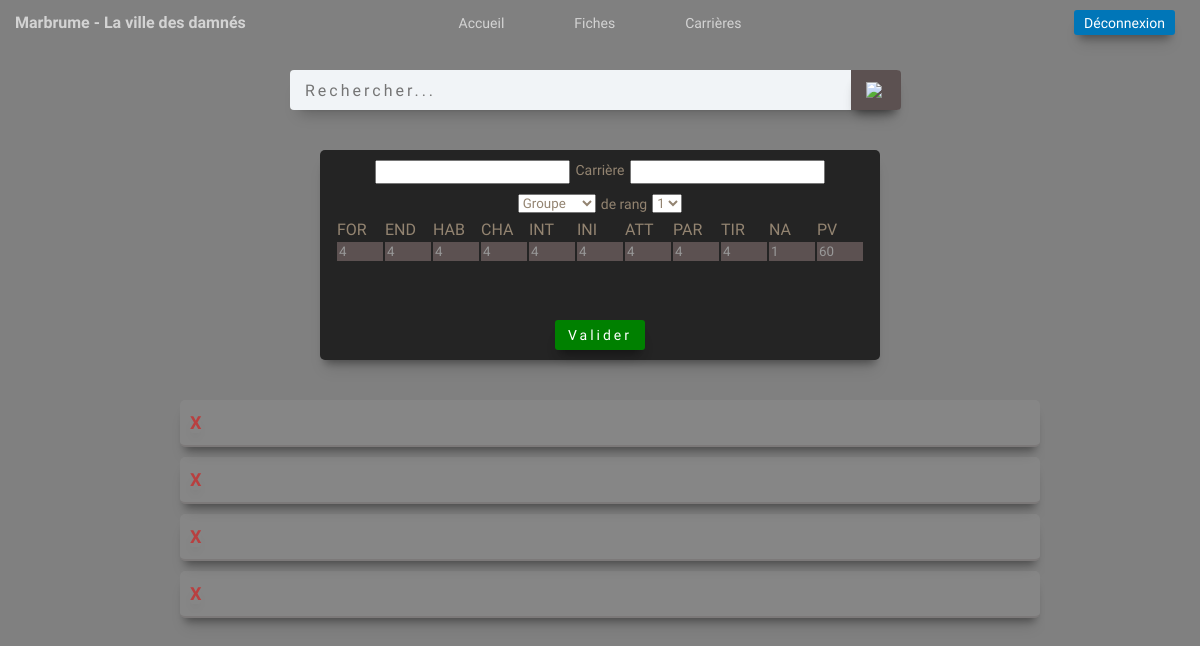
The page /?page=2 (signed in) on the database as committed earlier.
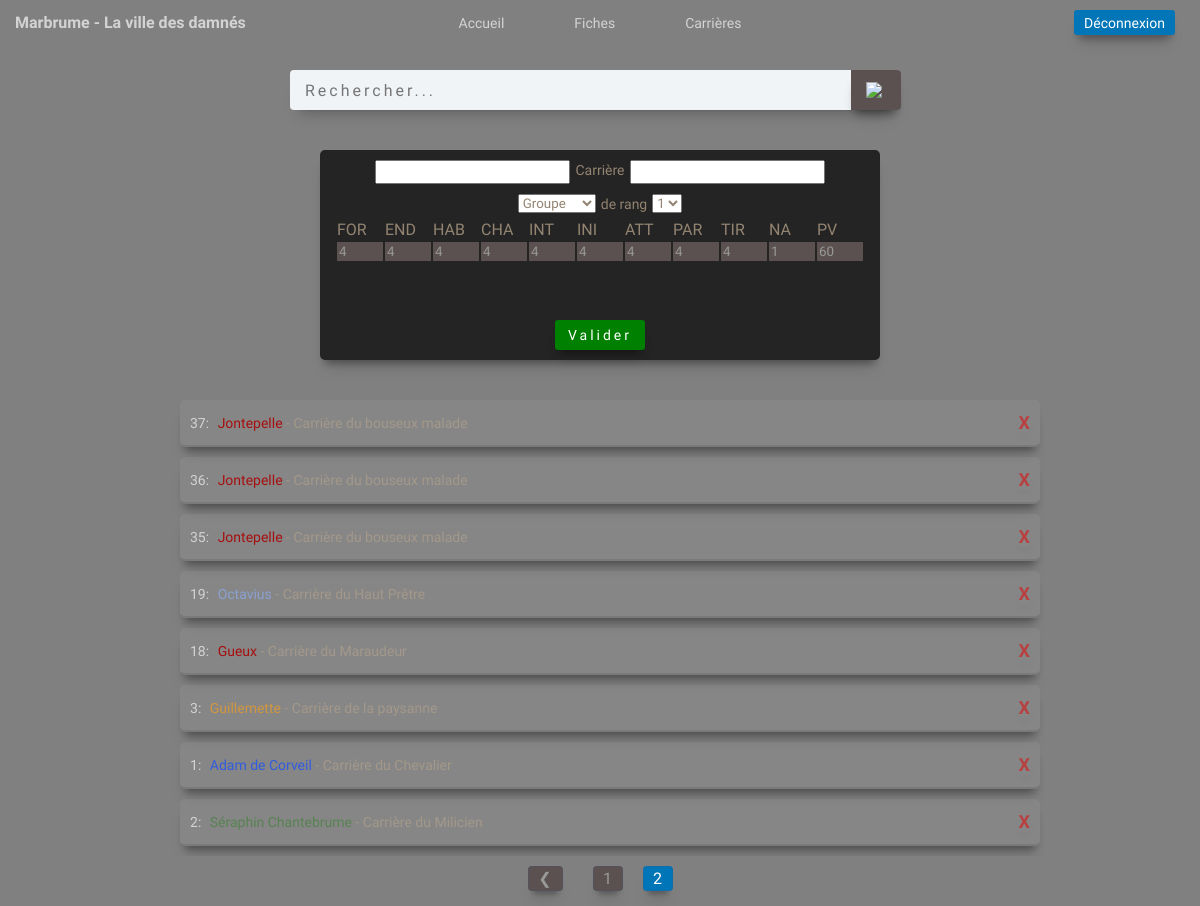
The same page on the database as committed later.
### fiches/models.py (models this page shows, shortened)
class CharacterSheet(models.Model):
    name = models.CharField(max_length=50, blank=True, null=True)
    group = models.CharField(
        max_length=50, choices=CHOICES, default='Groupe', blank=False, null=True)
    rank = models.IntegerField(blank=True, null=True)
    path = models.CharField(max_length=50, blank=True, null=True)
    For = models.IntegerField(blank=True, null=True, default=8)
    End = models.IntegerField(blank=True, null=True, default=8)
    Hab = models.IntegerField(blank=True, null=True, default=8)
    Char = models.IntegerField(blank=True, null=True, default=8)
    Int = models.IntegerField(blank=True, null=True, default=8)
    Ini = models.IntegerField(blank=True, null=True, default=8)
    Att = models.IntegerField(blank=True, null=True, default=8)
    Par = models.IntegerField(blank=True, null=True, default=8)
    Tir = models.IntegerField(blank=True, null=True, default=8)
    Na = models.IntegerField(blank=True, null=True, default=1)
    Pv = models.IntegerField(blank=True, null=True, default=60)
    created = models.TimeField(auto_now_add=True, null=True)
    class Meta:
        ordering = ['-created']

### fiches/views.py (the view)
# urls.py: path('', include('fiches.urls')),
@login_required(login_url='login')
def fiches(request):
    page_title = "Carrières Marbrume"
    form = CharacterSheetForm()
    fiches, search_query = searchFiche(request)
    custom_range, fiches = paginateFiche(request, fiches, 12)
    context = {'page_title': page_title, 'fiches': fiches,
               'form': form, 'search_query': search_query, 'custom_range': custom_range, 'url': URL}
    return render(request, 'fiches/list.html', context)

### fiches/forms.py
class CharacterSheetForm(ModelForm):
    class Meta:
        model = CharacterSheet
        fields = '__all__'

### fiches/utils.py (called while the page is built)
def searchFiche(request):
    search_query = ""
    if request.GET.get('search_query'):
        search_query = request.GET.get('search_query')
    fiches = CharacterSheet.objects.distinct().filter(
        Q(name__icontains=search_query) |
        Q(path__icontains=search_query) |
        Q(group__icontains=search_query) |
        Q(rank__icontains=search_query)
        )
    return fiches, search_query

def paginateFiche(request, fiches, results):
    page = request.GET.get('page')
    paginator = Paginator(fiches, results)
    try:
        fiches = paginator.page(page)
    except PageNotAnInteger:
        page = 1
        fiches = paginator.page(page)
    except EmptyPage:
        page = paginator.num_pages
        fiches = paginator.page(page)
    leftIndex = (int(page) - 2)
    if leftIndex < 1:
        leftIndex = 1
    rightIndex = (int(page) + 3)
    if rightIndex >  paginator.num_pages:
        rightIndex = paginator.num_pages + 1
    custom_range = range(leftIndex, rightIndex)
    return custom_range, fiches

### fiches/templates/fiches/list.html (shortened to what this page needs)
{% extends "fiches/index.html" %}
{% load static %}
{% block content %}
<div class="container">
    <div class="sheet-container">
        <form action="{% url 'add_fiche' %}" method="POST" name="sheet-form">
        <table class="sheet-table">
            <div class="sheet-table-header">
                <input type="text" name="name">
                <p> Carrière </p>
                <input type="text" name="path" name="path">
            </div>
            <div class="sheet-table-header sub">
                {{form.group}} <p>de rang</p>
                <select name="rank">
                    <option value="1">1</option>
                    </select>
            </div>
            <tr>
                <td style="border-bottom: none;">FOR</td>
                <td style="border-bottom: none;">END</td>
                <td style="border-bottom: none;">HAB</td>
                <td style="border-bottom: none;">CHA</td>
                <td style="border-bottom: none;">INT</td>
                <td style="border-bottom: none;">INI</td>
                <td style="border-bottom: none;">ATT</td>
                <td style="border-bottom: none;">PAR</td>
                <td style="border-bottom: none;">TIR</td>
                <td style="border-bottom: none;">NA</td>
                <td style="border-bottom: none;">PV</td>
            </tr>
            <tr>
                <td><input type="number" name="For" min="4" max="16" value="4"></td>
                <td><input type="number" name="End" min="4" max="16" value="4"></td>
                <td><input type="number" name="Hab" min="4" max="16" value="4"></td>
                <td><input type="number" name="Char" min="4" max="16" value="4"></td>
                <td><input type="number" name="Int" min="4" max="16" value="4"></td>
                <td><input type="number" name="Ini" min="4" max="16" value="4"></td>
                <td><input type="number" name="Att" min="4" max="16" value="4"></td>
                <td><input type="number" name="Par" min="4" max="16" value="4"></td>
                <td><input type="number" name="Tir" min="4" max="16" value="4"></td>
                <td><input type="number" name="Na" min="1" max="16" value="1"></td>
                <td><input type="number" name="Pv" min="60" max="120" value="60"></td>
            </tr>
            <div class="sheet-table-btns-grp">
            <button type="submit" class="sheet-table-btn">Valider</button>
            </div>
        </table>
    </form>
    </div>
    <div id="list-container">
        {% for fiche in fiches %}
            <div class="sheet-list-item">
                {% if fiche.group == "Habitant(e)" %}
                <a href="{% url 'charsheet' fiche.id %}"><span class="sheet-list-item-id">{{fiche.id}}:</span> <span class="peuple_c">{{fiche.name}}</span> - Carrière {{fiche.path}}</a>
                {% elif fiche.group == "Noble" %}
                <a href="{% url 'charsheet' fiche.id %}"><span class="sheet-list-item-id">{{fiche.id}}:</span> <span class="noble_c">{{fiche.name}}</span> - Carrière {{fiche.path}}</a>
                {% elif fiche.group == "Prêtre(sse)" %}
                <a href="{% url 'charsheet' fiche.id %}"><span class="sheet-list-item-id">{{fiche.id}}:</span> <span class="clerge_c">{{fiche.name}}</span> - Carrière {{fiche.path}}</a>
                {% elif fiche.group == "Milice(ne)" %}
                <a href="{% url 'charsheet' fiche.id %}"><span class="sheet-list-item-id">{{fiche.id}}:</span> <span class="milice_c">{{fiche.name}}</span> - Carrière {{fiche.path}}</a>
                {% elif fiche.group == "Banni(e)" %}
                <a href="{% url 'charsheet' fiche.id %}"><span class="sheet-list-item-id">{{fiche.id}}:</span> <span class="banni_c">{{fiche.name}}</span> - Carrière {{fiche.path}}</a>
                {% endif %}
                    <div class="crud-grp">
                        <a href="{% url 'confirm' fiche.id %}"><button class="crud" id="delete">X</button></a>
                    </div>
            </div>
        {% endfor %}
    </div>
</div>
{% include 'fiches/pagination.html' with queryset=fiches custom_range=custom_range %}
{% endblock %}

### fiches/templates/fiches/index.html (shortened to what this page needs)
<!DOCTYPE html>
{% load static %}
<html lang="en">
<head>
    <link rel="stylesheet" type="text/css" href="{% static 'styles/main.css' %}">
    <link rel="stylesheet" type="text/css" href="{% static 'styles/header.css' %}">
    <link rel="stylesheet" type="text/css" href="{% static 'styles/searchbar.css' %}">
    <link rel="stylesheet" type="text/css" href="{% static 'styles/pagination.css' %}">
    <link rel="stylesheet" type="text/css" href="{% static 'styles/confirm.css' %}">
    <link rel="stylesheet" type="text/css" href="{% static 'styles/login.css' %}">
    <link rel="stylesheet" type="text/css" href="{% static 'styles/sheets.css' %}">
    <link rel="stylesheet" type="text/css" href="{% static 'styles/tables.css' %}">
</head>
<body>
    {% include "fiches/header.html" %}
    {% include "fiches/searchbar.html" %}
    {% block content %}
    {% endblock %}
</body>
</html>

### fiches/templates/fiches/header.html
{% load static %}
<div id="navHeader">
    {% if user.is_authenticated %}
        <a class="forum-title" href="https://marbrume.forumactif.com/">Marbrume - La ville des damnés</a>
    <div class="header-links-grp">
        <a href={% url 'index' %}><p>Accueil</p></a>
        <a href="https://marbrume.forumactif.com/f8-fiches-de-personnages"><p>Fiches</p></a>
        <a href="https://marbrume.forumactif.com/f12-gestion-du-personnage"><p>Carrières</p></a>
    </div>
    <a class="logout-btn" href={% url 'logout' %}><button class="header-btn">Déconnexion</button></a>
    {% endif %}
</div>

### fiches/templates/fiches/searchbar.html
{% load static %}
{% if user.is_authenticated %}
<div id="search_bar">
    <form id="search_form" action="#" method="GET">
        <input id="search_bar_input" type="text" placeholder="Rechercher..." name="search_query", value="{{search_query}}" onchange="this.form.submit()">
        <button type="submit" id="search_val"><img src="{% static 'images/search-button.svg' %}"></button>
    </form>
</div>
{% endif %}

### fiches/templates/fiches/pagination.html (shortened to what this page needs)
{% if queryset.has_other_pages %}
<div id="pagination_wrapper">
    {% if queryset.has_previous %}
        <a href="?page={{queryset.previous_page_number}}" data-page="{{queryset.previous_page_number}}" class="pages" id="previous_page">&#10094;</a>
    {% endif %}
    {% for page in custom_range %}
    {% if page == queryset.number%}
        <a href="?page={{page}}" class="pages pages_active" data-page="{{page}}">{{page}}</a>
    {% else %}
        <a href="?page={{page}}" class="pages" data-page="{{page}}">{{page}}</a>
    {% endif %}
    {% endfor %}
</div>
{% endif %}

### static/styles/main.css (style rules this page uses)
* { margin: 0; padding: 0; color: #938471; transition: 250ms all; font-family: "Caudex", serif; }
a { text-decoration: none; color: inherit; }
body, html { width: 100%; height: 100%; background-image: url(../images/5aDIbZs.png); background-color: #808080; overflow: hidden; }
button, .button { border: none !important; outline: none !important; border-radius: 3px; cursor: pointer !important; box-shadow: rgb(0 0 0 / 12%) 0px 13px 15px -5px, rgb(0 0 0 / 35%) 0px 8px 8px -5px; }
.container { position: absolute; width: 100%; top: 50px; bottom: 0px; }

### static/styles/header.css (style rules this page uses)
#navHeader { position: fixed; top: 0; width: 100%; height: 45px; display: flex; align-items: center; justify-content: space-between; }
#navHeader p { margin: 0 25px 0 25px; width: auto; padding: 0 10px 0 10px; color: #d3d3d3; font-size: 14px; }
.header-btn { margin: 0 25px 0 25px; width: auto; padding: 0 10px 0 10px; height: 25px; background-color: #0076B8; color: #fff; font-size: 14px; }
.header-links-grp { position: absolute; left: 50%; transform: translateX(-50%); display: flex; flex-direction: row; }
.forum-title { position: relative; width: auto; left: 15px; min-width: 260px; font-weight: 700; font-size: 16px !important; color: #d3d3d3; }

### static/styles/searchbar.css (style rules this page uses)
#search_bar { position: absolute; left: 50%; width: 50%; margin-left: -10px; transform: translateX(-50%); margin-top: 60px; z-index: 10; }
#search_bar_input { width: 100%; height: 30px; margin-top: 10px; border-radius: 4px; padding: 5px; border: none; outline: none; color: #757575; font-size: 16px; letter-spacing: 3px; text-indent: 10px; background-color: #F1F4F7; box-shadow: rgb(0 0 0 / 25%) 0px 13px 15px -10px, rgb(0 0 0 / 25%) 0px 8px 5px -10px; overflow: hidden; }
#search_val { position: absolute; display: flex; align-items: center; justify-content: center; width: 50px; height: 40px; margin-top: 10px; top: 0; right: -11px; background-color: #5c5151; border: none; outline: none; border-radius: 0px 4px 4px 0px; cursor: pointer; }
#search_val img { width: 20px; }

### static/styles/pagination.css (style rules this page uses)
#pagination_wrapper { position: fixed; display: flex; align-items: center; justify-content: center; width: 100%; height: 40px; bottom: 7.5px; }
.pages { display: flex; align-items: center; justify-content: center; width: 30px; height: 25px; margin: 10px; border-radius: 4px; font-size: 16px; color: #999999; text-decoration: none; background-color: #5C5151; transition: 250ms all; box-shadow: inset 0px 0px 0px 1px rgba(58, 85, 124, 0.25), rgb(0 0 0 / 12.5%) 0px 13px 15px -5px, rgb(0 0 0 / 25%) 0px 8px 5px -5px; }
.pages_active { color: #fff; background-color: #0076B8; }
#previous_page { width: 35px; margin-right: 20px; }

### static/styles/sheets.css (style rules this page uses)
.sheet-container { position: relative; left: 50%; width: 560px; height: 210px; margin-top: 100px; margin-bottom: 50px; border-radius: 5px; transform: translateX(-50%); box-shadow: rgb(0 0 0 / 12%) 0px 13px 15px -5px, rgb(0 0 0 / 35%) 0px 8px 8px -5px; background-image: url(../images/yNoKK6g.png); background-color: #242424; }
#list-container { position: absolute; width: 70%; top: 300px; left: 50%; bottom: 0px; overflow-y: auto; overflow-x: hidden; margin-top: 50px; margin-bottom: 50px; transform: translateX(-50%); padding: 0 25px 0 25px; }
.sheet-list-item { position: relative; display: flex; align-items: center; width: 100%; height: 45px; flex-direction: row; padding: 0 10px 0 10px; justify-content: space-between; border-radius: 5px; border-bottom: 2px solid rgba(92, 81, 81, 0.25); margin-bottom: 10px; font-size: 14px; background-color: rgba(250, 250, 250, 0.05); color: #a3988a !important; box-shadow: rgb(0 0 0 / 12%) 0px 13px 15px -5px, rgb(0 0 0 / 35%) 0px 8px 8px -5px; }
.sheet-list-item-id { margin-right: 5px; color: #d3d3d3; }
.crud-grp { position: relative; display: flex; align-items: center; justify-content: space-between; }
.crud-grp button { background-color: transparent; font-size: 18px; font-family: "Comic Neue", cursive; }
#delete { color: #b84040; font-weight: 700; }
.peuple_c { color: #d1963e; }
.noble_c { color: #315cde; }
.banni_c { color: #a60f0f; }
.clerge_c { color: #8aa1d1; }
.milice_c { color: #578251; }

Rows that differ between the two databases and show on the page:
added CharacterSheet: id "37", name "Jontepelle", path "du bouseux malade"
added CharacterSheet: id "36", name "Jontepelle", path "du bouseux malade"
added CharacterSheet: id "35", name "Jontepelle", path "du bouseux malade"
added CharacterSheet: id "19", name "Octavius", path "du Haut Prêtre"
added CharacterSheet: id "18", name "Gueux", path "du Maraudeur"
changed CharacterSheet: group empty → "Habitant(e)" (drawn); id (not shown) → "3"; name (not shown) → "Guillemette"; path (not shown) → "de la paysanne"
changed CharacterSheet: group "Noblesse" → "Noble" (drawn); id (not shown) → "1"; name (not shown) → "Adam de Corveil"; path (not shown) → "du Chevalier"
changed CharacterSheet: group "Milice" → "Milice(ne)" (drawn); id (not shown) → "2"; name (not shown) → "Séraphin Chantebrume"; path (not shown) → "du Milicien"
Other text that changed with them:
new list line: "1"
new list line: "2"
